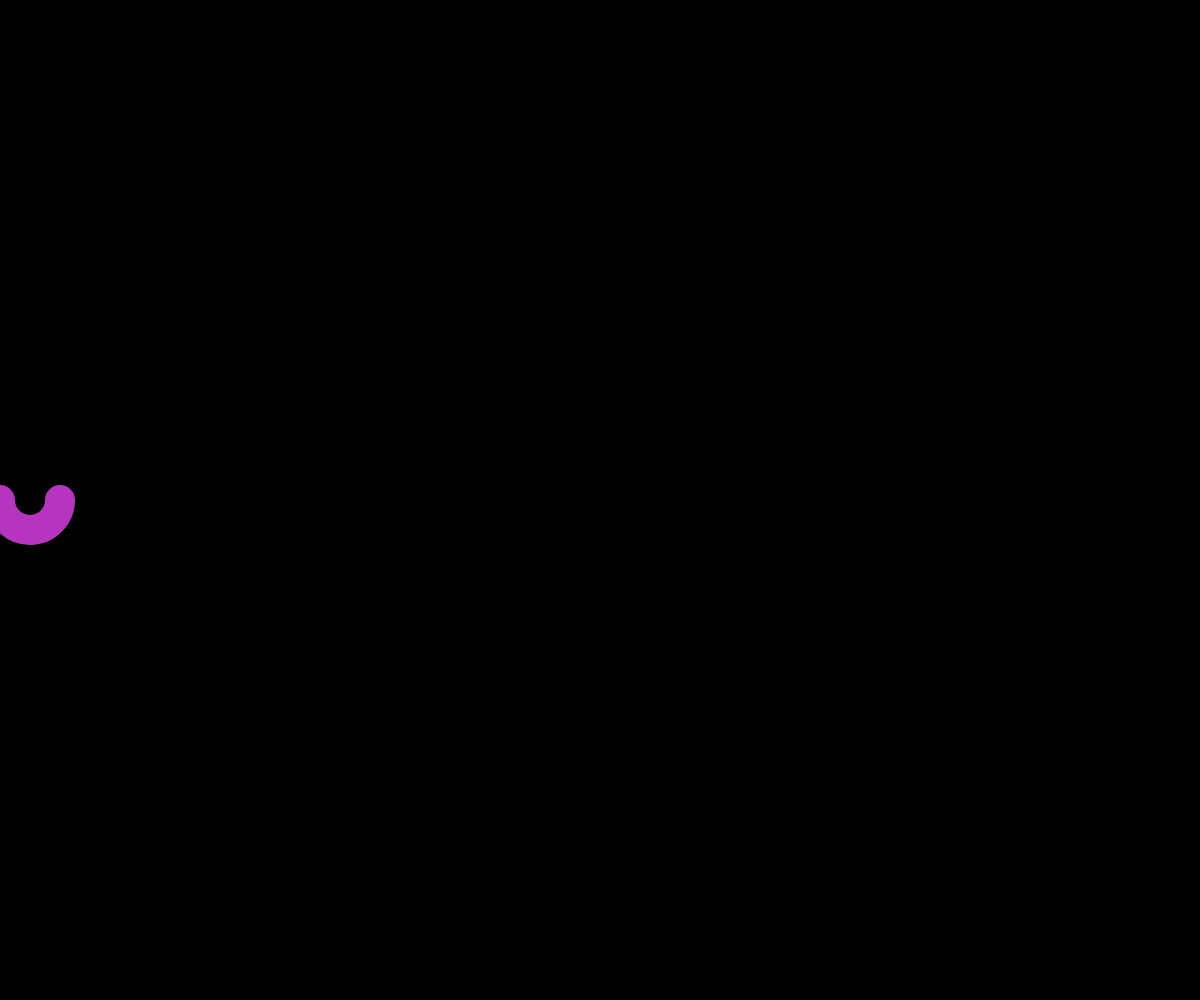
Frame 1 (no input)
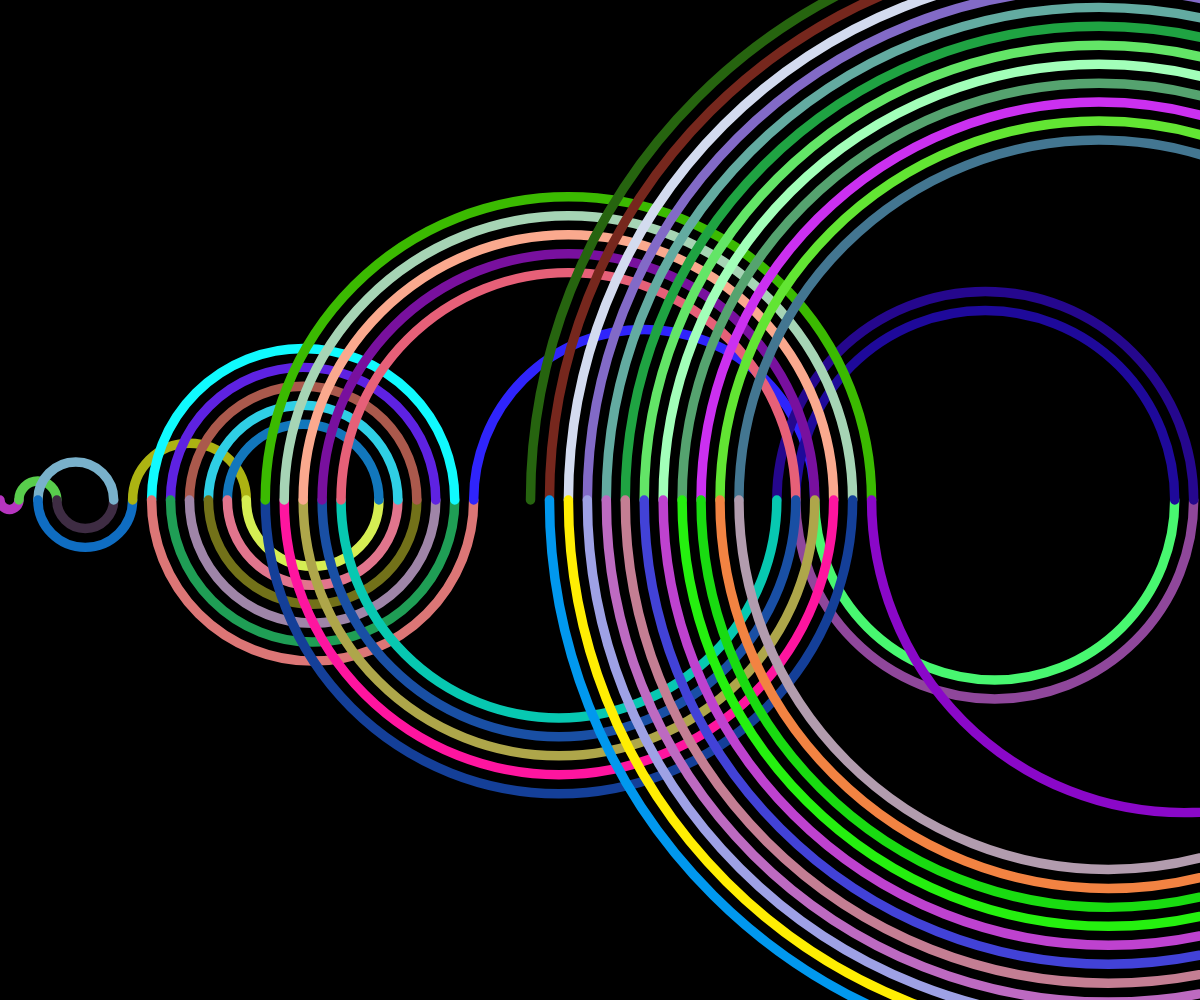
Frame 60 (no input)
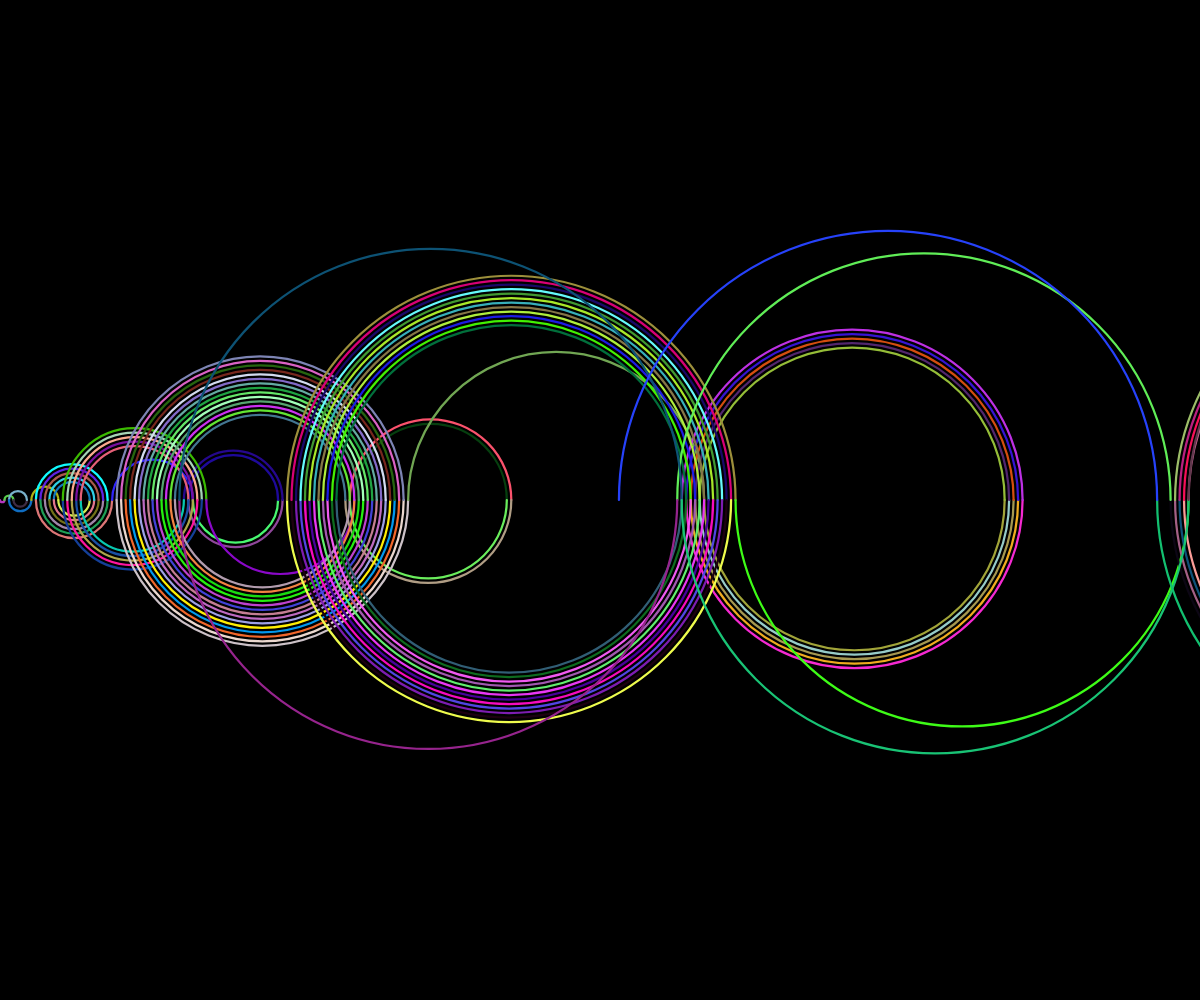
Frame 120 (the mouse pressed at the canvas centre since frame 60)

The p5.js sketch that drew these frames (run headless with seeded random() and noise() and a simulated clock; from frame 60 on, the mouse is pressed at the canvas centre):

// p5.js sketch
// ── sketch.js
// Recaman Sequence
// Gavin Stewart
// Nov. 1

let sequence = [];
let stepAmount = 1; 
let currentValue = 0;

let arcList = [];
let scaleAmount = 0, largest = 0;


function setup() {
  createCanvas(windowWidth, windowHeight);
  stroke(0);
  noFill();
}

function draw() {
  background(0);
  translate(0, height/2);
  addToSequence();
  scaleAmount = lerp(scaleAmount, width/largest, 0.05);
  scale(scaleAmount);
  renderArcs();

}

function addToSequence(){
  let backwards = currentValue - stepAmount;
  if(backwards > 0 && !sequence.includes(backwards)){
    arcList.push(new rArc(currentValue, backwards, sequence.length%2, random(255), random(255), random(255)));
    sequence.push(backwards);
    currentValue = backwards;
    stepAmount++;
  }
  else{
    let forwards = currentValue + stepAmount;
    arcList.push(new rArc(currentValue, forwards, sequence.length%2, random(255), random(255), random(255)));
    sequence.push(forwards);
    currentValue = forwards;
    stepAmount++;
  }
  if(currentValue > largest){
    largest = currentValue;
  }
}

function renderArcs(){
  for(let r of arcList){
    r.display();
  }
}

class rArc{
  constructor(start, end, direction,r,g,b){
    this.start = start;
    this.end = end;
    this.direction = direction;
    this.r = r;
    this.g = g;
    this.b = b;
  }
  display(){
    let diameter = abs(this.start - this.end); // diameter
    let x = (this.start + this.end)/2;         // center point
    strokeWeight(0.5);
    stroke(this.r,this.g,this.b);
    if(this.direction === 0){
      arc(x, 0, diameter, diameter, 0, PI);
    }
    else{
      arc(x, 0, diameter, diameter, PI, 0);
    }
  }
}
